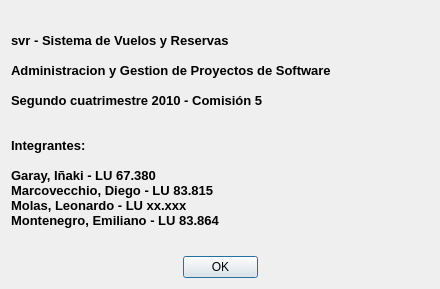
<?xml version="1.0" encoding="UTF-8"?>
<ui version="4.0">
 <class>About</class>
 <widget class="QDialog" name="About">
  <property name="geometry">
   <rect>
    <x>0</x>
    <y>0</y>
    <width>440</width>
    <height>289</height>
   </rect>
  </property>
  <property name="windowTitle">
   <string>Acerca de svr</string>
  </property>
  <layout class="QGridLayout" name="gridLayout">
   <item row="0" column="0" colspan="3">
    <widget class="QLabel" name="label">
     <property name="font">
      <font>
       <pointsize>10</pointsize>
       <weight>75</weight>
       <bold>true</bold>
      </font>
     </property>
     <property name="text">
      <string>svr - Sistema de Vuelos y Reservas

Administracion y Gestion de Proyectos de Software

Segundo cuatrimestre 2010 - Comisión 5


Integrantes:

Garay, Iñaki - LU 67.380
Marcovecchio, Diego - LU 83.815
Molas, Leonardo - LU xx.xxx
Montenegro, Emiliano - LU 83.864</string>
     </property>
    </widget>
   </item>
   <item row="1" column="1">
    <widget class="QDialogButtonBox" name="buttonBox">
     <property name="maximumSize">
      <size>
       <width>75</width>
       <height>16777215</height>
      </size>
     </property>
     <property name="orientation">
      <enum>Qt::Horizontal</enum>
     </property>
     <property name="standardButtons">
      <set>QDialogButtonBox::Ok</set>
     </property>
    </widget>
   </item>
   <item row="1" column="2">
    <spacer name="horizontalSpacer">
     <property name="orientation">
      <enum>Qt::Horizontal</enum>
     </property>
     <property name="sizeHint" stdset="0">
      <size>
       <width>40</width>
       <height>20</height>
      </size>
     </property>
    </spacer>
   </item>
   <item row="1" column="0">
    <spacer name="horizontalSpacer_2">
     <property name="orientation">
      <enum>Qt::Horizontal</enum>
     </property>
     <property name="sizeHint" stdset="0">
      <size>
       <width>40</width>
       <height>20</height>
      </size>
     </property>
    </spacer>
   </item>
  </layout>
 </widget>
 <resources/>
 <connections>
  <connection>
   <sender>buttonBox</sender>
   <signal>accepted()</signal>
   <receiver>About</receiver>
   <slot>accept()</slot>
   <hints>
    <hint type="sourcelabel">
     <x>248</x>
     <y>254</y>
    </hint>
    <hint type="destinationlabel">
     <x>157</x>
     <y>274</y>
    </hint>
   </hints>
  </connection>
  <connection>
   <sender>buttonBox</sender>
   <signal>rejected()</signal>
   <receiver>About</receiver>
   <slot>reject()</slot>
   <hints>
    <hint type="sourcelabel">
     <x>316</x>
     <y>260</y>
    </hint>
    <hint type="destinationlabel">
     <x>286</x>
     <y>274</y>
    </hint>
   </hints>
  </connection>
 </connections>
</ui>
